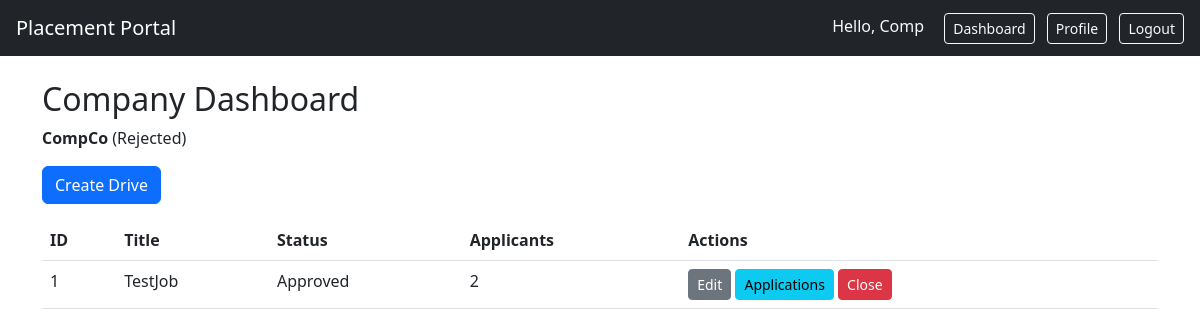
/company/dashboard (signed in), run on the app's committed database.
### models.py (models this page shows)
class User(UserMixin, db.Model):
    id = db.Column(db.Integer, primary_key=True)
    role = db.Column(db.String(20))
    name = db.Column(db.String(100))
    email = db.Column(db.String(120), unique=True)
    password = db.Column(db.String(200))
    active = db.Column(db.Boolean, default=True)
    blacklisted = db.Column(db.Boolean, default=False)

class Company(db.Model):
    id = db.Column(db.Integer, primary_key=True)
    user_id = db.Column(db.Integer, db.ForeignKey('user.id'))
    company_name = db.Column(db.String(150))
    hr_contact = db.Column(db.String(100))
    website = db.Column(db.String(150))
    details = db.Column(db.Text)
    approval_status = db.Column(db.String(20), default="Pending")
    user = db.relationship('User', backref='company', uselist=False)
    drives = db.relationship('Drive', backref='company', lazy=True)

class Drive(db.Model):
    id = db.Column(db.Integer, primary_key=True)
    company_id = db.Column(db.Integer, db.ForeignKey('company.id'))
    job_title = db.Column(db.String(150))
    job_description = db.Column(db.Text)
    eligibility = db.Column(db.String(255))
    deadline = db.Column(db.String(20))
    status = db.Column(db.String(20), default="Pending")
    applications = db.relationship('Application', backref='drive', lazy=True)

### app.py (the view)
@app.route("/company/dashboard")
@login_required
def company_dashboard():
    if current_user.role != "company":
        flash("Access denied", "error")
        return redirect(url_for("dashboard"))
    comp = Company.query.filter_by(user_id=current_user.id).first()
    drives = []
    if comp:
        drives = Drive.query.filter_by(company_id=comp.id).all()
        drive_info = []
        for d in drives:
            drive_info.append({
                'drive': d,
                'applicants': len(d.applications)
            })
    else:
        drive_info = []
    return render_template("company/dashboard.html", comp=comp, drives=drive_info)

### app.py (called while the page is built)
@login_manager.user_loader
def load_user(user_id):
    return User.query.get(int(user_id))

### templates/company/dashboard.html (shortened to what this page needs)
{% extends "base.html" %}
{% block content %}
<h2>Company Dashboard</h2>
{% if comp %}
<p><strong>{{ comp.company_name }}</strong> ({{ comp.approval_status }})</p>
<a class="btn btn-primary" href="{{ url_for('create_drive') }}">Create Drive</a>
<table class="table mt-3">
    <thead><tr><th>ID</th><th>Title</th><th>Status</th><th>Applicants</th><th>Actions</th></tr></thead>
    <tbody>
    {% for item in drives %}
        <tr>
            <td>{{ item.drive.id }}</td>
            <td>{{ item.drive.job_title }}</td>
            <td>{{ item.drive.status }}</td>
            <td>{{ item.applicants }}</td>
            <td>
                <a class="btn btn-sm btn-secondary" href="{{ url_for('edit_drive', did=item.drive.id) }}">Edit</a>
                <a class="btn btn-sm btn-info" href="{{ url_for('company_view_apps', did=item.drive.id) }}">Applications</a>
                <a class="btn btn-sm btn-danger" href="{{ url_for('close_drive', did=item.drive.id) }}">Close</a>
            </td>
        </tr>
    {% endfor %}
    </tbody>
</table>
{% else %}
<p>No company profile found.</p>
{% endif %}
{% endblock %}

### templates/base.html (shortened to what this page needs)
<!DOCTYPE html>
<html>
<head>
    <link href="https://cdn.jsdelivr.net/npm/bootstrap@5.3.0/dist/css/bootstrap.min.css" rel="stylesheet">
</head>
<body>
<nav class="navbar navbar-dark bg-dark px-3">
    <a class="navbar-brand" href="/">Placement Portal</a>
    <div class="ms-auto">
        {% if current_user.is_authenticated %}
            <span class="navbar-text text-light me-3">Hello, {{ current_user.name }}</span>
            {% if current_user.role == 'admin' %}
                <a class="btn btn-outline-light btn-sm me-2" href="{{ url_for('admin_dashboard') }}">Admin</a>
            {% elif current_user.role == 'company' %}
                <a class="btn btn-outline-light btn-sm me-2" href="{{ url_for('company_dashboard') }}">Dashboard</a>
                <a class="btn btn-outline-light btn-sm me-2" href="{{ url_for('company_profile') }}">Profile</a>
            {% endif %}
            <a class="btn btn-outline-light btn-sm" href="{{ url_for('logout') }}">Logout</a>
        {% else %}
            <a class="btn btn-outline-light btn-sm me-2" href="{{ url_for('login') }}">Login</a>
            <a class="btn btn-outline-light btn-sm" href="{{ url_for('register_student') }}">Register Student</a>
            <a class="btn btn-outline-light btn-sm" href="{{ url_for('register_company') }}">Register Company</a>
        {% endif %}
    </div>
</nav>
<div class="container mt-4">
    {% block content %}{% endblock %}
</div>
</body>
</html>

### data on the page
User: name "Comp"
Company: company_name "CompCo", approval_status "Rejected"
Drive: drive.id "1", drive.job_title "TestJob", drive.status "Approved"

### other printed values
{{ item.applicants }} "2"
